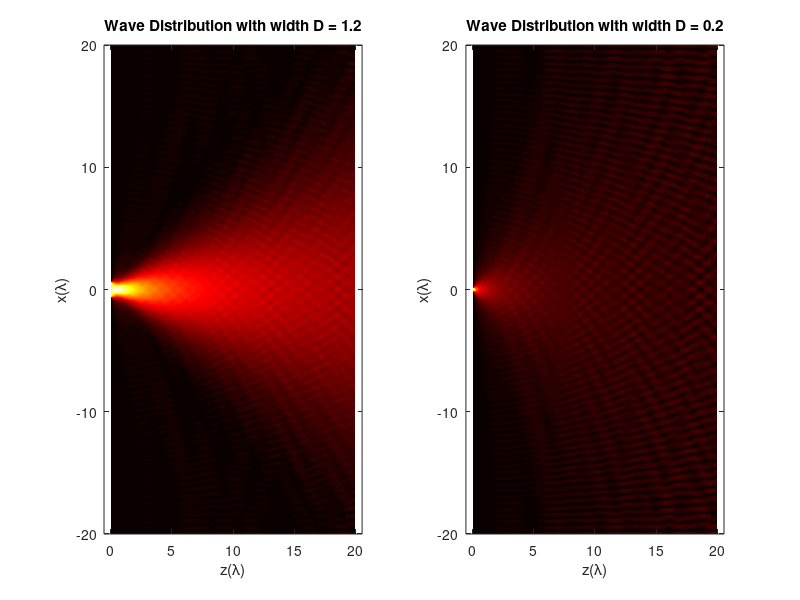
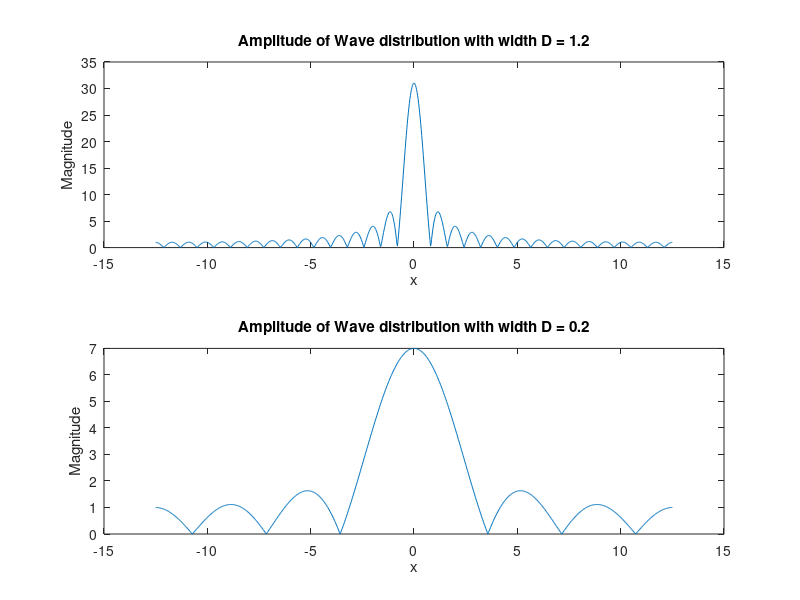
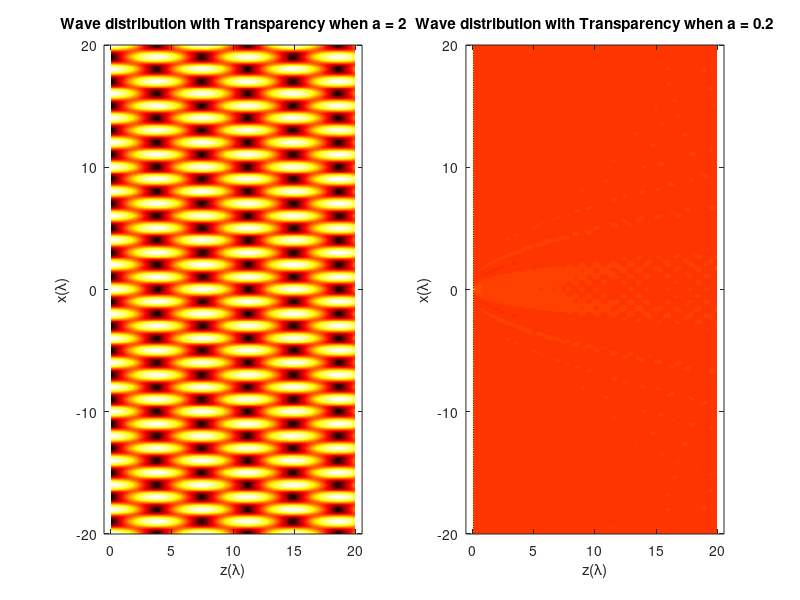
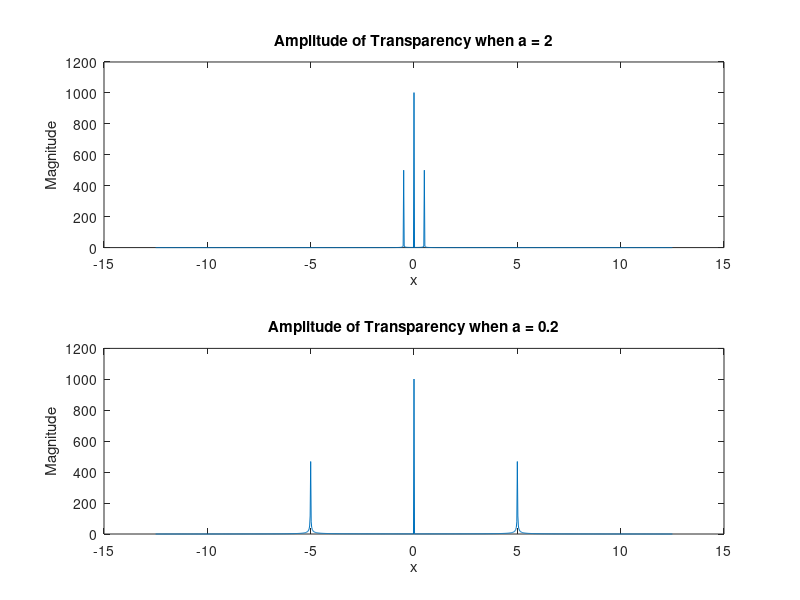

Here is the MATLAB script that generated these plots, in order:
%% Propagation of Light in Free Space
% Author : Harmeet Singh
% Email : harmeet.esal@gmail.com
% Date : 03/15/2015

clear all
close all

%%Define wavelength, number of samples and length
lambda = 1;
N = 500;
L = 40*lambda;

%%PART A (a)
%%Aperture with width D1 and D2
d1 = 1.2*lambda;
D1 = round((round(d1/L*(2*N+1)))/2);

d2 = 0.2*lambda;
D2 = round((round(d2/L*(2*N+1)))/2);

%%Predefining input plane wave propagating in z-direction with aperture D1
%%and D2
Gz0 = [];
G0 = zeros(1,2*N+1);
G0(N+1-D1:N+1+D1) = 1;

Gz1 = [];
G1 = zeros(1,2*N+1);
G1(N+1-D2:N+1+D2) = 1;

%%Fourier Transform of input plane wave
fG0 = fftshift(fft(G0,2*N+1));
fG1 = fftshift(fft(G1,2*N+1));

%%Defining x, vx and z
x = linspace((-L/2),(L/2),(2*N+1));
vx = (-N:N)/L;
z = linspace(0,20*lambda,501);

%%Using the transfer function to multiply by the input plane wave in
%%frequency domain and further obtain the inverse fourier transform of the
%%resulting wave
for i=1:length(z)
        H = exp(-2*pi*z(i)*sqrt(vx.^2-(1/lambda).^2));
        fUG0 = fG0.*H;
        fUG1 = fG1.*H;
        Gz0 = [Gz0;ifft(ifftshift(fUG0))];
        Gz1 = [Gz1;ifft(ifftshift(fUG1))];
end
Gz0 = Gz0';
Gz1 = Gz1';

%% PART A (b)

%%Constants a1 and a2 used in Transparency
a1 = 2*lambda;
a2 = 0.2*lambda;

%%Transparency described for a1 and a2
t1 = 1 + cos(((2*pi)/a1)*x);
t2 = 1 + cos(((2*pi)/a2)*x);

%%Fourier transform of transparency
ft1 = fftshift(fft(t1,2*N+1)); 
ft2 = fftshift(fft(t2,2*N+1));

Gz2 = [];
Gz3 = [];

%%Using the transfer function to multiply by the transparency in
%%frequency domain and further obtain the inverse fourier transform of the
%%resulting wave
for i=1:length(z)
        H = exp(-2*pi*z(i)*sqrt(vx.^2-(1/lambda).^2));
        fGz2 = ft1.*H;
        fGz3 = ft2.*H;
        Gz2 = [Gz2;ifftshift(ifft(fGz2))];
        Gz3 = [Gz3;ifftshift(ifft(fGz3))];
end
Gz2 = Gz2';
Gz3 = Gz3';

%%PART B (a)
%%Defining constants to be used
d = 10*lambda;
a3 = 3*lambda;
a4 = 10*lambda;
U1 = [];
Uz1 = [];
U2 = [];
Uz2 = [];

%%Finding the absolute value of x smaller than or equal to a
r1 = (abs(x)<=a3);
r2 = (abs(x)<=a4);

%%Defining the input wave to be used for a3 and a4
U1 = (exp(j*2*pi*sqrt(x.^2+d.^2)/lambda)./sqrt(x.^2+d.^2)).*r1;   
U2 = (exp(j*2*pi*sqrt(x.^2+d.^2)/lambda)./sqrt(x.^2+d.^2)).*r2; 

%%Fourier transform of the input waves obtained
fU1 = fftshift(fft(U1,2*N+1));
fU2 = fftshift(fft(U2,2*N+1));

%%Using the transfer function to multiply by the input wave in
%%frequency domain and further obtain the inverse fourier transform of the
%%resulting wave
for i=1:length(z)
        H = exp(-2*pi*z(i)*sqrt(vx.^2-(1/lambda).^2));
        fUz1 = fU1.*H;
        fUz2 = fU2.*H;
        Uz1 = [Uz1;ifft(ifftshift(fUz1))];
        Uz2 = [Uz2;ifft(ifftshift(fUz2))];
end
Uz1 = Uz1';
Uz2 = Uz2';

%%Finding the focused spot size for a3 and a4 for comparing the results
I1 = abs(Uz1.*Uz1);
I1a = I1(:,round(501/2));
IIa = I1a/max(I1a);

I2 = abs(Uz2.*Uz2);
I2a = I2(:,round(501/2));
IIb = I2a/max(I2a);

%%PART B (b)
%%Predefining the input wave and refractive medium, n
U3 = [];
Uz3 = [];
n = 2;

%%Input wave
U3 = (exp(j*2*pi*sqrt(x.^2+d.^2)/(lambda/n))./sqrt(x.^2+d.^2)).*r2;

%%Fourier tranform of input wave
fU3 = fftshift(fft(U3,2*N+1));

%%Using the transfer function to multiply by the input wave in
%%frequency domain and further obtain the inverse fourier transform of the
%%resulting wave
for i=1:length(z)
        H = exp(-2*pi*z(i)*sqrt(vx.^2-(1/lambda).^2));
        fUz3 = fU3.*H;
        Uz3 = [Uz3;ifft(ifftshift(fUz3))];       
end
Uz3 = Uz3';

%%PLOTTING OF ALL THE RESULTS OBTAINED

nu=1/(x(end)-x(1))*(floor(-((2*N+1)-1)/2):floor(((2*N+1)-1)/2));

figure(1);
subplot(1,2,1);
imagesc(z,x,abs(Gz0));
colormap hot;
axis equal tight xy;
title (['Wave Distribution with width D = ', num2str(d1)]), xlabel 'z(\lambda)', ylabel 'x(\lambda)';
subplot(1,2,2);
imagesc(z,x,abs(Gz1));
colormap hot;
axis equal tight xy;
title (['Wave Distribution with width D = ', num2str(d2)]), xlabel 'z(\lambda)', ylabel 'x(\lambda)';

figure(2);
subplot(2,1,1);
plot(nu,abs(fG0));
title (['Amplitude of Wave distribution with width D = ', num2str(d1)]), xlabel 'x', ylabel 'Magnitude';
subplot(2,1,2);
plot(nu,abs(fG1));
title (['Amplitude of Wave distribution with width D = ', num2str(d2)]), xlabel 'x', ylabel 'Magnitude';

figure(3);
subplot(1,2,1);
imagesc(z,x,abs(Gz2));
colormap hot;
axis equal tight xy;
title (['Wave distribution with Transparency when a = ', num2str(a1)]), xlabel 'z(\lambda)', ylabel 'x(\lambda)';
subplot(1,2,2);
imagesc(z,x,abs(Gz3));
colormap hot;
axis equal tight xy;
title (['Wave distribution with Transparency when a = ', num2str(a2)]), xlabel 'z(\lambda)', ylabel 'x(\lambda)';

figure(4);
subplot(2,1,1);
plot(nu,abs(ft1));
title (['Amplitude of Transparency when a = ', num2str(a1)]), xlabel 'x', ylabel 'Magnitude';
subplot(2,1,2);
plot(nu,abs(ft2));
title (['Amplitude of Transparency when a = ', num2str(a2)]), xlabel 'x', ylabel 'Magnitude';

figure(5);
subplot(1,2,1);
imagesc(z,x,abs(Uz1));
colormap hot;
axis equal tight xy;
title (['Wave distribution when a = ', num2str(a3)]), xlabel 'z(\lambda)', ylabel 'x(\lambda)';
subplot(1,2,2);
imagesc(z,x,abs(Uz2));
colormap hot;
axis equal tight xy;
title (['Wave distribution when a = ', num2str(a4)]), xlabel 'z(\lambda)', ylabel 'x(\lambda)';

figure(6);
subplot(2,1,1);
plot(nu,abs(fU1));
title (['Amplitude of Wave Distribution when a = ', num2str(a3)]), xlabel 'x', ylabel 'Magnitude';
subplot(2,1,2);
plot(nu,abs(fU2));
title (['Amplitude of Wave Distribution when a = ', num2str(a4)]), xlabel 'x', ylabel 'Magnitude';

figure(7);
subplot(2,1,1);
plot(nu,sign(IIa-0.5));
title (['Size of focused spot size when a = ', num2str(a3)]), xlabel 'x', ylabel 'Magnitude';
subplot(2,1,2);
plot(nu,sign(IIb-0.5));
title (['Size of focused spot size when a = ', num2str(a4)]), xlabel 'x', ylabel 'Magnitude';

figure(8);
imagesc(z,x,abs(Uz3));
colormap hot;
axis equal tight xy;
title (['Wave distribution with Refractive Medium when a = ', num2str(a4)]), xlabel 'z(\lambda)', ylabel 'x(\lambda)';

figure(9);
plot(nu,abs(fU3));
title (['Amplitude of Wave Distribution with Refractive Medium when a = ', num2str(a4)]), xlabel 'x', ylabel 'Magnitude';